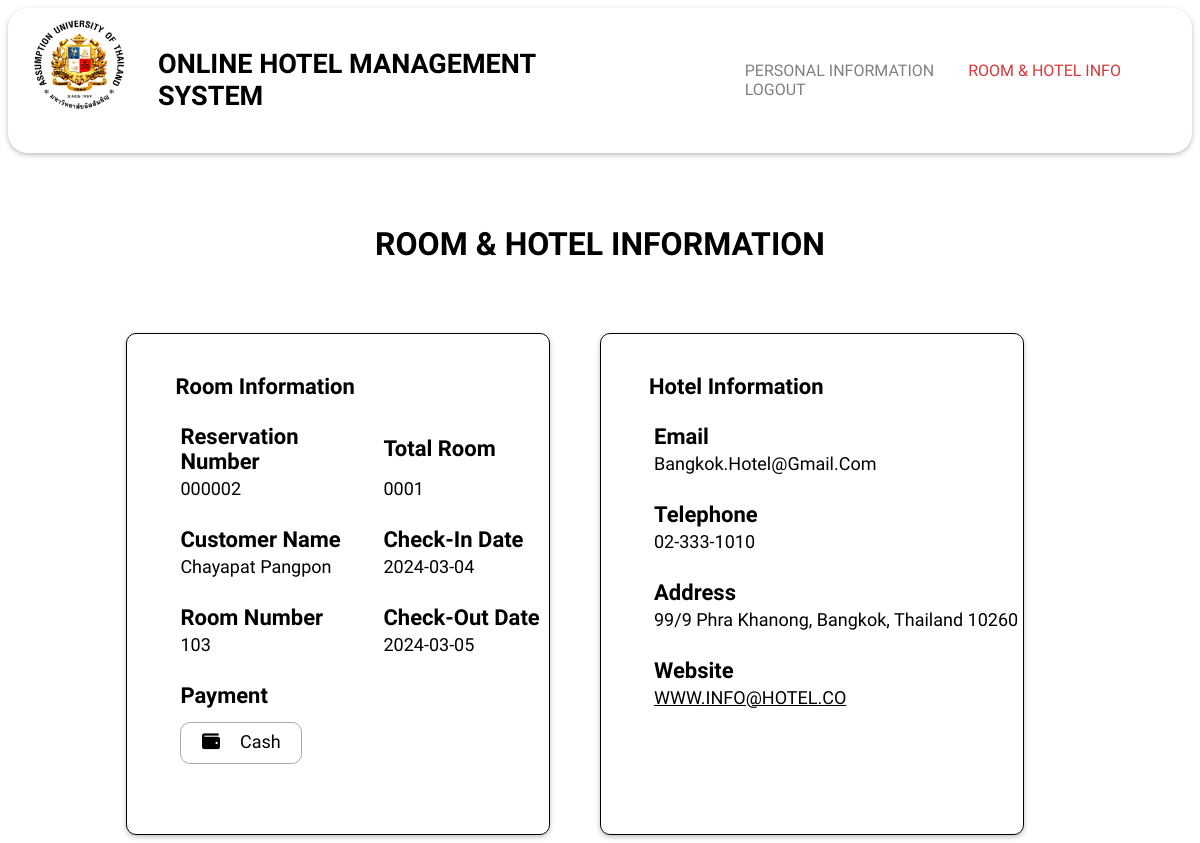
Screenshot of /c_RoomandHotel.php (signed in) with the database file from the repository.
### tables this page shows
CREATE TABLE reservation(
    reservation_no  INT AUTO_INCREMENT,
    email           VARCHAR(319)        NOT NULL    DEFAULT 'deleted',
    agent           ENUM('Walk-in', 'Agoda', 'Booking.com') NOT NULL,
    total_room      NUMERIC(3)          NOT NULL	CHECK (total_room >= 1 AND total_room <= 100),
    arrive_date     DATE                NOT NULL,
    depart_date     DATE                NOT NULL,
    PRIMARY KEY(reservation_no),
    FOREIGN KEY(email) REFERENCES customer(email)
        ON DELETE RESTRICT
        ON UPDATE CASCADE
);

CREATE TABLE account(
    email       VARCHAR(319)    DEFAULT 'deleted',
    password    VARCHAR(200)    NOT NULL,
    firstname   VARCHAR(50)     NOT NULL,
    lastname    VARCHAR(50)     NOT NULL,
    address     VARCHAR(500),
    birthdate   DATE,
    phone       CHAR(10),
    PRIMARY KEY(email)
);

### c_RoomandHotel.php (the view, shortened to what this page needs)
<?php
require './DB_connect.php';
  $email = $_SESSION['email'];
  $sql_customer_data = "SELECT * FROM `reservation` AS r, `account` AS a WHERE r.email=a.email AND a.email = ?";
  $stmt_customer_data = $conn->prepare($sql_customer_data);
  $stmt_customer_data->bind_param("s", $email);
  $stmt_customer_data->execute();
  $result_customer_data = $stmt_customer_data->get_result();
  $row_customer_data = mysqli_fetch_array($result_customer_data);
  $rev_no = $row_customer_data['reservation_no'];
  $sql_reserved_room = "SELECT * FROM `reserved_room` WHERE reservation_no = ?";
  $stmt_reserved_room = $conn->prepare($sql_reserved_room);
  $stmt_reserved_room->bind_param("i", $rev_no);
  $stmt_reserved_room->execute();
  $result_reserved_room = $stmt_reserved_room->get_result();
?>
<!DOCTYPE html>
<html lang="en">
<head>
    <link rel="stylesheet" href="style.css" />
    <link
      rel="stylesheet"
      href="https://cdnjs.cloudflare.com/ajax/libs/font-awesome/6.5.1/css/all.min.css"
    />
</head>
<body>
<div class="navbar">
      <nav class="navbar-container">
        <a href="./c_personal_info.php"
          ><img src="./logo/Assumption_University(logo).png" alt="logo"
        /></a>
        <ul class="navbar-left">
          <li>
            <a href="./c_personal_info.php"
              ><h1>online hotel management system</h1>
            </a>
          </li>
        </ul>
        <ul class="navbar-right">
          <li>
            <a href="./c_personal_info.php">personal information</a>
          </li>
          <li>
            <a href="./c_RoomandHotel.php" style="color: #d73938;">room & hotel info</a>
          </li>
          <li>
            <a href="./c_db_logout.php">Logout</a>
          </li>
        </ul>
      </nav>
    </div>
    <h1 class="title_customer">Room & Hotel information</h1>
    <div class="room-hotel-info">
      <div class="info">
        <h3 class="head">Room Information</h3>
        <table class="room-info">
          <tr>
            <th class="head">reservation number</th>
            <th class="head">Total room</th>
          </tr>
          <tr>
            <td class="sub-head">
              <?php
              $formatted_rev_no = sprintf("%06d", $rev_no);
              echo $formatted_rev_no;?>
            </td>
            <td class="sub-head">
              <?php $rev_no = $row_customer_data['total_room'];
              $formatted_rev_no = sprintf("%04d", $rev_no);
              echo $formatted_rev_no;?>
            </td>
          </tr>
          <tr>
            <th class="head">customer name</th>
            <th class="head">check-in date</th>
          </tr>
          <tr>
            <td class="sub-head">
              <?php echo $row_customer_data['firstname'], " ", $row_customer_data['lastname'];?>
            </td>
            <td class="sub-head">
              <?php echo $row_customer_data['arrive_date'];?>
            </td>
          </tr>
          <tr>
            <th class="head">room number</th>
            <th class="head">check-out date</th>
          </tr>
          <tr>
            <td class="sub-head">
              <?php
              $all_rooms = array();
              $rowcount = mysqli_num_rows($result_reserved_room);
              while($rowcount > 0 && $row_room = mysqli_fetch_array($result_reserved_room)) {
                $all_rooms[] = $row_room['room_no'];
                $rowcount-=1;
              }
              echo  implode(", ", $all_rooms);?>
            </td>
            <td class="sub-head">
              <?php echo $row_customer_data['depart_date'];?>
            </td>
          </tr>
          <tr>
            <th class="head">payment</th>
          </tr>
          <tr>
            <td class="sub-head">
              <div class="money-icon">
                <i class="fa-solid fa-wallet" style="margin-right: 20px; margin-top: 10px;">
                </i>cash
                </div>
              </td>
          </tr>
        </table>
      </div>
      <div class="info">
      <h3 class="head">Hotel Information</h3>
          <table class="room-info">
            <tr>
              <th class="head">email</th>
            </tr>
            <tr>
              <td class="sub-head">Bangkok.hotel@gmail.com</td>
            </tr>
            <tr>
              <th class="head">telephone</th>
            </tr>
            <tr>
              <td class="sub-head">02-333-1010</td>
            </tr>
            <tr>
              <th class="head">address</th>
            </tr>
            <tr>
              <td class="sub-head">99/9 Phra Khanong, Bangkok, Thailand 10260</td>
            </tr>
            <tr>
              <th class="head">website</th>
            </tr>
            <tr>
              <td class="sub-head"><a href="#" style="color:black;">WWW.INFO@HOTEL.CO</a></td>
            </tr>
          </table>
      </div>
    </div>
</body>
</html>

### style.css (style rules this page uses)
body { font-family: "Source Sans 3", sans-serif; display: flex; flex-direction: column; align-items: center; }
.navbar { width: 100%; position: sticky; top: 0px; background-color: white; }
.navbar-container { display: flex; justify-content: center; box-shadow: 0px 2px 5px 0px rgba(0, 0, 0, 0.25); border-radius: 20px; }
.navbar-container img { padding-left: 20px; padding-top: 5px; }
.navbar-container ul li { display: inline-block; }
.navbar-container ul li h1 { color: black; }
.navbar-container ul li a { text-decoration: none; text-transform: uppercase; }
.navbar-left { font-size: large; padding-left: 30px; }
.navbar-right { margin: auto 0px auto auto; padding-left: 150px; }
.navbar-right li { padding-right: 30px; }
.navbar-right li a { color: grey; }
img { height: 100px; width: 100px; }
::placeholder { padding: 10px; }
.title_customer { margin-top: 72px; text-align: center; margin-bottom: 70px; text-transform: uppercase; }
.head { width: 55%; text-align: left; font-size: 22px; margin-top: 40px; margin-left: 48px; text-transform: capitalize; }
.sub-head { font-size: 18px; padding-bottom: 25px; text-transform: capitalize; }
.room-hotel-info { display: flex; flex-direction: row; width: 80%; }
.info { width: 50%; height: 500px; margin: auto; margin-right: 50px; border: 1px solid black; border-radius: 10px; box-shadow: 0px 2px 5px 0px rgba(0, 0, 0, 0.25); }
.room-info { margin-left: 50px; width: -webkit-fill-available; }
.money-icon { width: 120px; height: 40px; margin-top: 10px; text-align: center; border: 1px solid #aaaaaa; border-radius: 10px; }

### rows the page displays
reservation: reservation_no "000002", total_room "0001", account.firstname "Chayapat", account.lastname "Pangpon", arrive_date "2024-03-04", depart_date "2024-03-05"

### other values shown
implode(", ", $all_rooms) "103"
